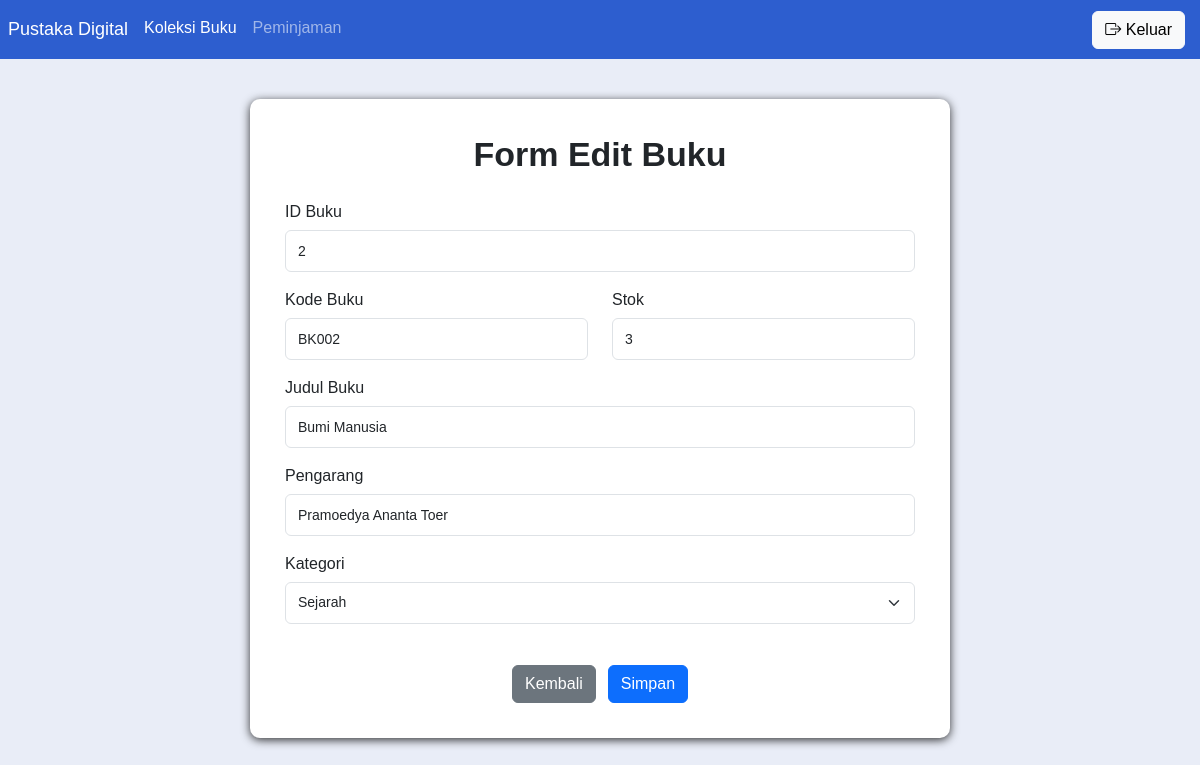
/editBuku.php?id=2 (signed in), run on the app's committed database.
### tables this page shows
CREATE TABLE `buku` (
  `id_buku` int(11) NOT NULL,
  `kode_buku` varchar(20) NOT NULL,
  `judul_buku` varchar(50) NOT NULL,
  `pengarang` varchar(40) NOT NULL,
  `kategori` varchar(20) NOT NULL,
  `stok` int(11) NOT NULL DEFAULT 0
);

### editBuku.php (the view, shortened to what this page needs)
<?php
include 'koneksi.php';
$id = isset($_GET['id']) ? $_GET['id'] : $_POST['id_buku'];
$query = mysqli_query($koneksi, "SELECT * FROM buku WHERE id_buku='$id'");
$buku = mysqli_fetch_assoc($query);
?>
<!DOCTYPE html>
<html lang="id">
<head>
    <link href="https://cdn.jsdelivr.net/npm/bootstrap@5.3.3/dist/css/bootstrap.min.css" rel="stylesheet">
    <link href="https://cdn.jsdelivr.net/npm/bootstrap-icons@1.11.3/font/bootstrap-icons.css" rel="stylesheet">
    <link href="ubah.css" rel="stylesheet">
</head>
<body class="koleksi">
<nav class="navbar navbar-expand-lg navbar-dark warnaNavbar">
    <div class="collapse navbar-collapse" id="navbarSupportedContent">
      <ul class="navbar-nav me-auto mb-2 mb-lg-0">
        <li class="nav-item pustaka">
          <a class="nav-link active" aria-current="page" href="#">Pustaka Digital</a>
        </li>
        <li class="nav-item">
          <a class="nav-link active" aria-current="page" href="koleksiBuku.php">Koleksi Buku</a>
        </li>
        <li class="nav-item">
          <a class="nav-link" aria-current="page" href="peminjaman.php">Peminjaman</a>
        </li>
      </ul>
        <div class="d-flex keluar">
                <a href="logout.php" class="btn btn-light">
                    <i class="bi bi-box-arrow-right"></i> Keluar
                </a>
            </div>
    </div>
</nav>
<div class="formEdit">
    <div class="text-center mb-4">
        <h3 class="judulEdit">Form Edit Buku</h3>
    </div>
    <form method="POST">
            <div class="row">
                <div class="mb-3">
                    <label class="form-label">ID Buku</label>
                    <input type="text" class="form-control" value="<?php echo $buku['id_buku']; ?>" readonly>
                </div>
                <div class="col-md-6 mb-3">
                    <label class="form-label">Kode Buku</label>
                    <input type="text" name="kode_buku" class="form-control"
                        value="<?php echo $buku['kode_buku']; ?>" required>
                </div>
                <div class="col-md-6 mb-3">
                    <label class="form-label">Stok</label>
                    <input type="number" name="stok" class="form-control"
                        value="<?php echo $buku['stok']; ?>" min="0" required>
                </div>
                <div class="mb-3">
                    <label class="form-label">Judul Buku</label>
                    <input type="text" name="judul_buku" class="form-control"
                        value="<?php echo $buku['judul_buku']; ?>" required>
                </div>
                <div class="mb-3">
                    <label class="form-label">Pengarang</label>
                    <input type="text" name="pengarang" class="form-control"
                        value="<?php echo $buku['pengarang']; ?>" required>
                </div>
                <div class="mb-3">
                    <label class="form-label">Kategori</label>
                    <select name="kategori" class="form-select" required>
                        <option value="Sejarah" <?php echo ($buku['kategori']=='Sejarah')?'selected':''; ?>>Sejarah</option>
                    </select>
                </div>
                        <div class="formButton">
                            <a href="koleksiBuku.php" class="btn btn-secondary">Kembali</a>
                            <button type="submit" class="btn btn-primary">Simpan</button>
                        </div>
                </div>
    </form>
</div>
</body>
</html>

### ubah.css (style rules this page uses)
body { background-color: #2d5ecf; font-family: Arial, Helvetica, sans-serif; }
.warnaNavbar { background-color: #2d5ecf; }
.pustaka { font-size: large; }
.koleksi { background-color: #e9edf7; }
.judulEdit { text-align: center; font-size: 34px; font-weight: bold; margin-bottom: 25px; }
.form-label { font-weight: 500px; margin-bottom: 6px; }
.form-control, .form-select { border-radius: 6px; height: 42px; font-size: 14px; }
.formEdit { width: 700px; margin: 40px auto; background-color: white; padding: 35px; border-radius: 10px; box-shadow: 0 2px 10px rgba(0,0,0,0.8); }
.formButton { display: flex; justify-content: center; gap: 12px; margin-top: 25px; }
.keluar { margin-right: 15px; }

### data on the page
buku: id_buku "2", kode_buku "BK002", stok "3", judul_buku "Bumi Manusia", pengarang "Pramoedya Ananta Toer", kategori "Sejarah"
